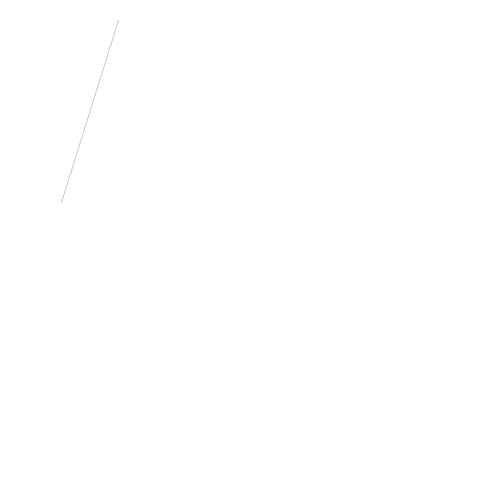
Frame 1 (no input)
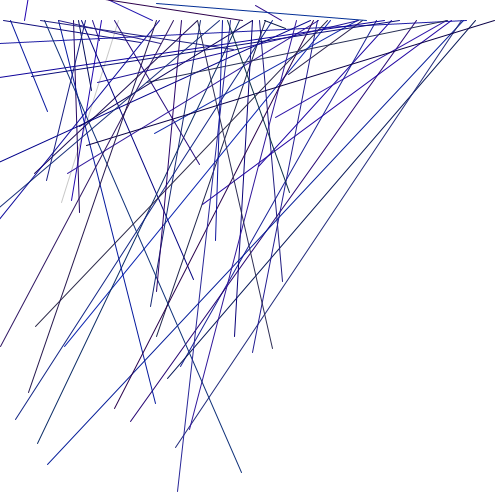
Frame 60 (the mouse pressed at the canvas centre just before this capture)
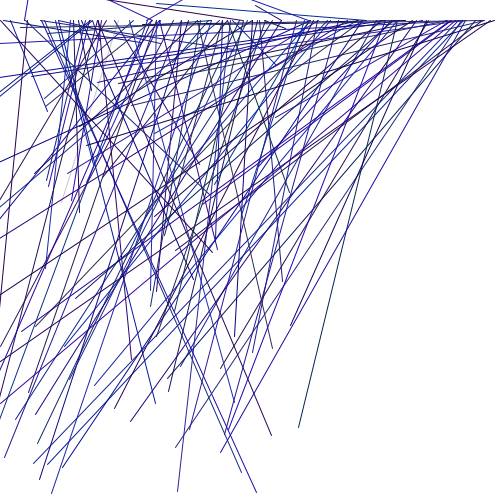
Frame 120 (the mouse held since frame 60 and released just before this capture)

The Processing sketch that drew these frames (run headless with seeded random() and noise(); from frame 60 on, the mouse is pressed at the canvas centre):

// Processing sketch: processing_62656
// ── processing_62656.pde

float r = 200;
float g = 200;
float b = 200;

float x1 = 20;
float y1 = 20;
float x2 = width;
float y2 = height;


void setup()  {
   size (500, 500);
   background(255);
   smooth();
}
 
void draw()  {
  color c1 = color(r, g, b);
   r = random (0,50);
   g = random (-10,50);
   b = random (70,180);
   
   x1 = random (500);
   x2 = random (500);
   x2 = random (-50,300);
   y2 = random (-50,500);
  stroke (c1);
  line(x1, y1, x2, y2);
 
}

void mousePressed() {
fill (random(0,255));
rect(0,0,500,500);
}
